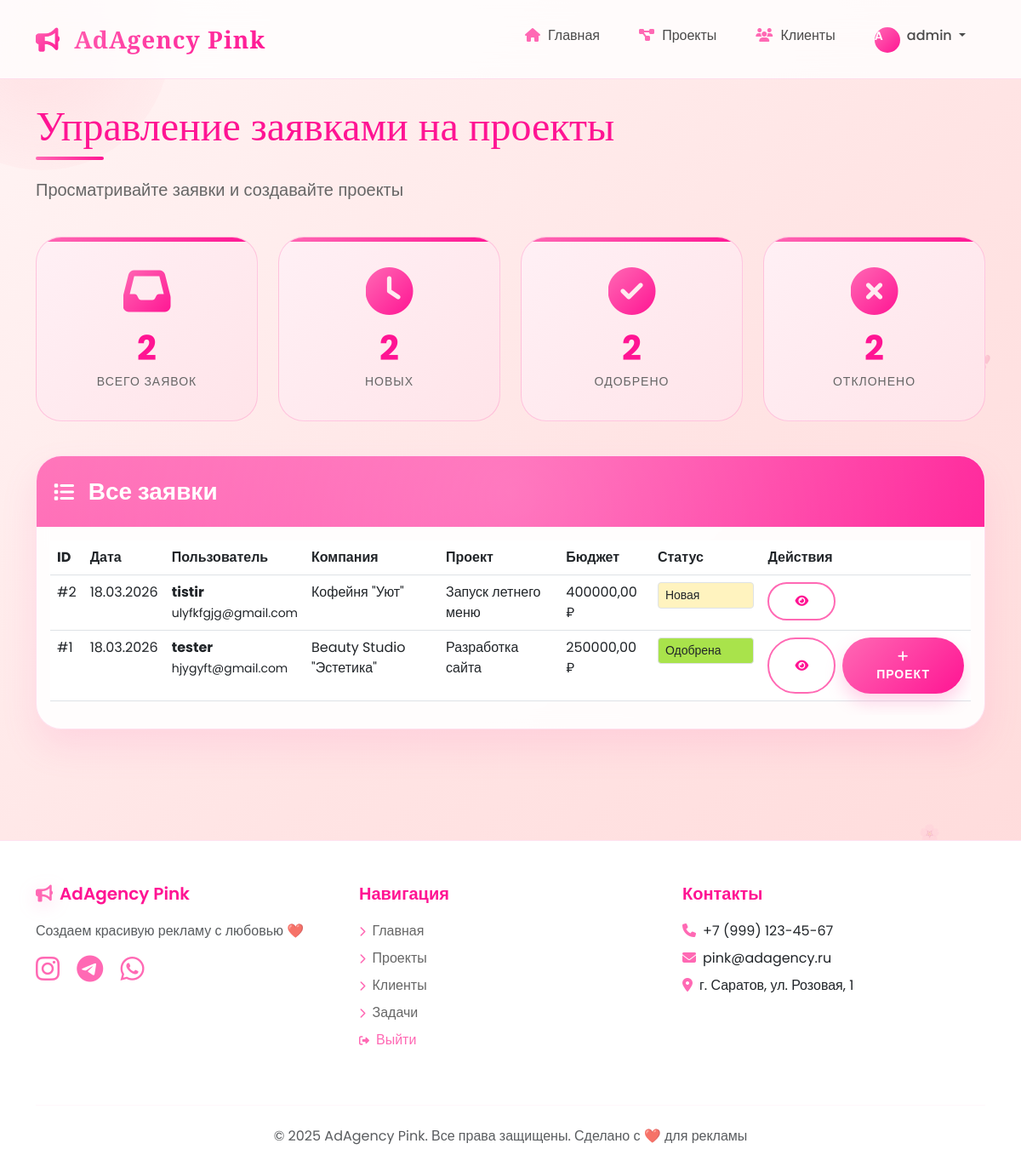
Screenshot of /admin-requests/ (signed in) with the database file from the repository.
### agency/models.py (models this page shows, shortened)
class ProjectRequest(models.Model):
            STATUS_CHOICES = [
                ('new', 'Новая'),
                ('in_review', 'На рассмотрении'),
                ('approved', 'Одобрена'),
                ('rejected', 'Отклонена'),
            ]
            user = models.ForeignKey(User, on_delete=models.CASCADE, verbose_name='Пользователь',
                                     related_name='project_requests')
            company_name = models.CharField('Название компании', max_length=200)
            contact_person = models.CharField('Контактное лицо', max_length=100)
            phone = models.CharField('Телефон', max_length=20)
            email = models.EmailField('Email')
            project_name = models.CharField('Название проекта', max_length=200)
            project_description = models.TextField('Описание проекта')
            budget = models.DecimalField('Бюджет', max_digits=10, decimal_places=2, null=True, blank=True)
            status = models.CharField('Статус', max_length=20, choices=STATUS_CHOICES, default='new')
            created_at = models.DateTimeField('Дата создания', auto_now_add=True)
            class Meta:
                verbose_name = 'Заявка на проект'
                verbose_name_plural = 'Заявки на проекты'

### agency/views.py (the view)
# urls.py: path('admin-requests/', views.admin_requests, name='admin_requests'),
@login_required
def admin_requests(request):
    if not request.user.is_superuser:
        return redirect('profile')
    requests = ProjectRequest.objects.all().order_by('-created_at')
    return render(request, 'agency/admin_requests.html', {'requests': requests})

### agency/templates/agency/admin_requests.html (shortened to what this page needs)
{% extends 'agency/base.html' %}
{% block content %}
<div class="row mb-4" data-aos="fade-down">
    <div class="col-12">
        <h1 class="page-title">Управление заявками на проекты</h1>
        <p class="lead" style="color: #666;">Просматривайте заявки и создавайте проекты</p>
    </div>
</div>
<div class="row mb-4">
    <div class="col-md-3 mb-3">
        <div class="stat-card">
            <i class="fas fa-inbox"></i>
            <h3>{{ requests|length }}</h3>
            <p>Всего заявок</p>
        </div>
    </div>
    <div class="col-md-3 mb-3">
        <div class="stat-card">
            <i class="fas fa-clock"></i>
            <h3>{{ requests|dictsort:"status"|length }}</h3>
            <p>Новых</p>
        </div>
    </div>
    <div class="col-md-3 mb-3">
        <div class="stat-card">
            <i class="fas fa-check-circle"></i>
            <h3>{{ requests|dictsort:"status"|length }}</h3>
            <p>Одобрено</p>
        </div>
    </div>
    <div class="col-md-3 mb-3">
        <div class="stat-card">
            <i class="fas fa-times-circle"></i>
            <h3>{{ requests|dictsort:"status"|length }}</h3>
            <p>Отклонено</p>
        </div>
    </div>
</div>
<div class="row">
    <div class="col-12">
        <div class="card" data-aos="fade-up">
            <div class="card-header">
                <h3 class="mb-0"><i class="fas fa-list"></i> Все заявки</h3>
            </div>
            <div class="card-body">
                {% if requests %}
                    <div class="table-responsive">
                        <table class="table table-hover">
                            <thead>
                                <tr>
                                    <th>ID</th>
                                    <th>Дата</th>
                                    <th>Пользователь</th>
                                    <th>Компания</th>
                                    <th>Проект</th>
                                    <th>Бюджет</th>
                                    <th>Статус</th>
                                    <th>Действия</th>
                                </tr>
                            </thead>
                            <tbody>
                                {% for req in requests %}
                                <tr>
                                    <td>#{{ req.id }}</td>
                                    <td>{{ req.created_at|date:"d.m.Y" }}</td>
                                    <td>
                                        <strong>{{ req.user.username }}</strong><br>
                                        <small>{{ req.email }}</small>
                                    </td>
                                    <td>{{ req.company_name }}</td>
                                    <td>{{ req.project_name }}</td>
                                    <td>{{ req.budget|default:"—" }} ₽</td>
                                    <td>
                                        <form method="post" action="{% url 'update_request_status' req.id %}" style="display: inline;">
                                            <select name="status" class="form-select form-select-sm" onchange="this.form.submit()" style="background:
                                                {% if req.status == 'new' %}#fff3bf
                                                {% elif req.status == 'in_review' %}#ffb8d9
                                                {% elif req.status == 'approved' %}#a9e34b
                                                {% else %}#ffc9c9{% endif %};">
                                                <option value="new" {% if req.status == 'new' %}selected{% endif %}>Новая</option>
                                                <option value="approved" {% if req.status == 'approved' %}selected{% endif %}>Одобрена</option>
                                            </select>
                                        </form>
                                    </td>
                                    <td>
                                        <div class="d-flex gap-2">
                                            <button type="button" class="btn btn-sm btn-outline-pink" data-bs-toggle="modal" data-bs-target="#requestModal{{ req.id }}">
                                                <i class="fas fa-eye"></i>
                                            </button>
                                            {% if req.status == 'approved' %}
                                            <a href="/admin/agency/project/add/?name={{ req.project_name }}&client_name={{ req.company_name }}&description={{ req.project_description }}" class="btn btn-sm btn-custom">
                                                <i class="fas fa-plus"></i> Проект
                                            </a>
                                            {% endif %}
                                        </div>
                                    </td>
                                </tr>
                                {% endfor %}
                            </tbody>
                        </table>
                    </div>
                {% else %}
                    <div class="text-center py-5">
                        <i class="fas fa-inbox fa-4x" style="color: #ffb6c1; margin-bottom: 20px;"></i>
                        <h4 style="color: #ff69b4;">Нет заявок</h4>
                        <p class="text-muted">Пока никто не оставил заявок</p>
                    </div>
                {% endif %}
            </div>
        </div>
    </div>
</div>
{% endblock %}

### agency/templates/agency/base.html (shortened to what this page needs)
<!DOCTYPE html>
<html lang="ru">
<head>
    <link href="https://cdn.jsdelivr.net/npm/bootstrap@5.3.0/dist/css/bootstrap.min.css" rel="stylesheet">
    <link rel="stylesheet" href="https://cdnjs.cloudflare.com/ajax/libs/font-awesome/6.4.0/css/all.min.css">
    <link href="https://unpkg.com/aos@2.3.1/dist/aos.css" rel="stylesheet">
</head>
<body>
    <div class="floating-heart" style="top: 20%; left: 5%;">❤️</div>
    <div class="floating-heart" style="top: 70%; left: 90%; animation-delay: 2s;">🌸</div>
    <div class="floating-heart" style="top: 40%; left: 85%; animation-delay: 4s;">💗</div>
    <div class="floating-heart" style="top: 80%; left: 10%; animation-delay: 1s;">💖</div>
    <div class="floating-heart" style="top: 30%; left: 95%; animation-delay: 3s;">💕</div>
<nav class="navbar navbar-expand-lg fixed-top" id="mainNav">
    <div class="container">
        <a class="navbar-brand" href="/">
            <i class="fas fa-bullhorn"></i> AdAgency Pink
        </a>
        <div class="collapse navbar-collapse" id="navbarNav">
            <ul class="navbar-nav ms-auto">
                <li class="nav-item">
                    <a class="nav-link" href="/"><i class="fas fa-home"></i> Главная</a>
                </li>
                <li class="nav-item">
                    <a class="nav-link" href="/projects/"><i class="fas fa-project-diagram"></i> Проекты</a>
                </li>
                <li class="nav-item">
                    <a class="nav-link" href="/clients/"><i class="fas fa-users"></i> Клиенты</a>
                </li>
                {% if user.is_authenticated %}
                <li class="nav-item dropdown">
                    <a class="nav-link dropdown-toggle" href="#" id="userDropdown" role="button" data-bs-toggle="dropdown">
                        <div class="avatar-circle d-inline-block me-1" style="width: 30px; height: 30px; font-size: 14px;">
                            {{ user.username|first|upper }}
                        </div>
                        {{ user.username }}
                    </a>
                </li>
                {% endif %}
            </ul>
        </div>
    </div>
</nav>
    <div class="main-content">
        <div class="container">
            {% block content %}
            {% endblock %}
        </div>
    </div>
    <footer class="footer">
        <div class="container">
            <div class="row">
                <div class="col-md-4 mb-4">
                    <h5><i class="fas fa-bullhorn rose-icon me-2"></i>AdAgency Pink</h5>
                    <p class="text-muted">Создаем красивую рекламу с любовью ❤️</p>
                    <div class="mt-3">
                        <a href="#" class="text-pink me-3"><i class="fab fa-instagram fa-2x" style="color: #ff69b4;"></i></a>
                        <a href="#" class="text-pink me-3"><i class="fab fa-telegram fa-2x" style="color: #ff69b4;"></i></a>
                        <a href="#" class="text-pink"><i class="fab fa-whatsapp fa-2x" style="color: #ff69b4;"></i></a>
                    </div>
                </div>
                <div class="col-md-4 mb-4">
                    <h5>Навигация</h5>
<ul class="list-unstyled">
    <li class="mb-2"><a href="/"><i class="fas fa-chevron-right me-2" style="color: #ff69b4; font-size: 12px;"></i>Главная</a></li>
    <li class="mb-2"><a href="/projects/"><i class="fas fa-chevron-right me-2" style="color: #ff69b4; font-size: 12px;"></i>Проекты</a></li>
    <li class="mb-2"><a href="/clients/"><i class="fas fa-chevron-right me-2" style="color: #ff69b4; font-size: 12px;"></i>Клиенты</a></li>
    <li class="mb-2"><a href="/tasks/"><i class="fas fa-chevron-right me-2" style="color: #ff69b4; font-size: 12px;"></i>Задачи</a></li>
    {% if user.is_authenticated %}
    <li class="mb-2">
        <a href="#" onclick="event.preventDefault(); document.getElementById('logout-form-footer').submit();" style="color: #ff69b4;">
            <i class="fas fa-sign-out-alt me-2" style="color: #ff69b4; font-size: 12px;"></i>Выйти
        </a>
    </li>
    {% endif %}
</ul>
                </div>
                <div class="col-md-4 mb-4">
                    <h5>Контакты</h5>
                    <ul class="list-unstyled">
                        <li class="mb-2"><i class="fas fa-phone me-2" style="color: #ff69b4;"></i>+7 (999) 123-45-67</li>
                        <li class="mb-2"><i class="fas fa-envelope me-2" style="color: #ff69b4;"></i>pink@adagency.ru</li>
                        <li class="mb-2"><i class="fas fa-map-marker-alt me-2" style="color: #ff69b4;"></i>г. Саратов, ул. Розовая, 1</li>
                    </ul>
                </div>
            </div>
            <hr class="my-4" style="border-color: rgba(255,105,180,0.2);">
            <div class="text-center">
                <p class="mb-0 text-muted">© 2025 AdAgency Pink. Все права защищены. Сделано с ❤️ для рекламы</p>
            </div>
        </div>
    </footer>
</body>
</html>

### rows the page displays
ProjectRequest: id "2", created_at "18.03.2026", user.username "tistir", email "ulyfkfgjg@gmail.com", company_name "Кофейня \"Уют\"", project_name "Запуск летнего меню", budget "400000,00", status "Новая"
ProjectRequest: id "1", created_at "18.03.2026", user.username "tester", email "hjygyft@gmail.com", company_name "Beauty Studio \"Эстетика\"", project_name "Разработка сайта", budget "250000,00", status "Одобрена"

### other values shown
{{ user.username|first|upper }} "A"
{{ user.username }} "admin"
{{ requests|length }} "2"
{{ requests|dictsort:"status"|length }} "2"
